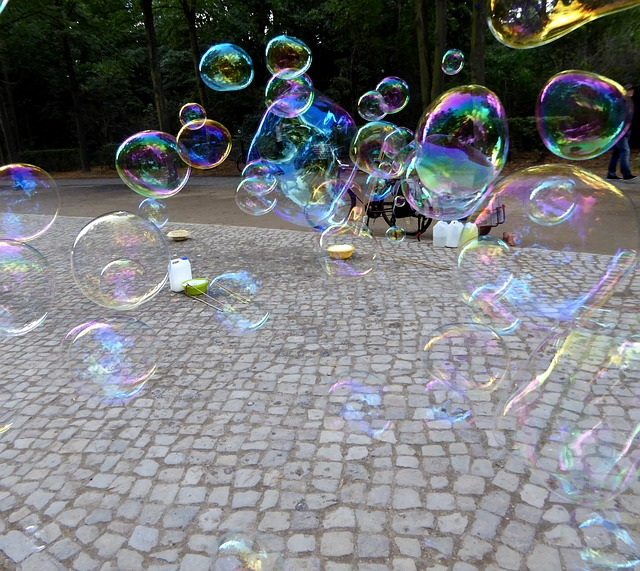
#> input picture concepts/computer-vision/media/bubbles.jpg, 640 x 571 px
$ python crop.py
#> lines starting #> are read from the running program, lines starting #| are printed output that depends on the picture
import os
import cv2

image_path = os.path.join("..", "media", "bubbles.jpg")

# Load the image from the specified path
img = cv2.imread(image_path)
#> img is the input picture: shape (571, 640, 3); mean B, G, R 122.2, 119.8, 117.3

# Crop a region of the image. Here, we select pixels between:
# - Rows (height): 300 to 500
# - Columns (width): 400 to 600
cropped_img = img[300:500, 400:600]
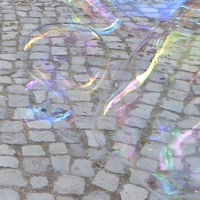
#> cropped_img: shape (200, 200, 3); mean B, G, R 169.5, 162, 161.1

# Display the original image in a window named "img"
cv2.imshow("img", img)

# Display the cropped image in a window named "cropped img"
cv2.imshow("cropped img", cropped_img)

# Wait indefinitely until a key is pressed
cv2.waitKey(0)

# Close all OpenCV windows
cv2.destroyAllWindows()
